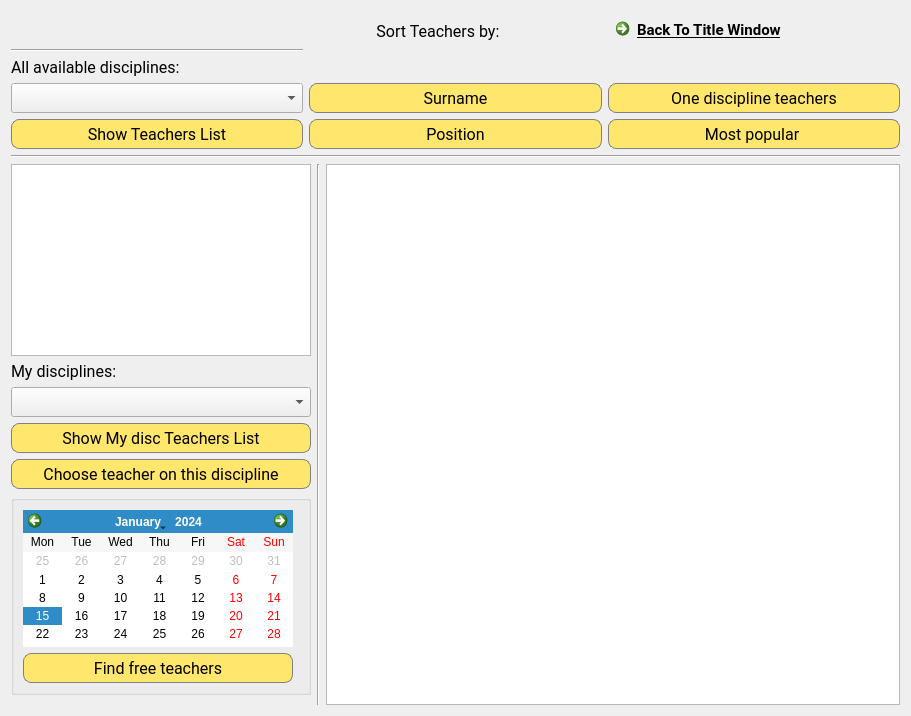
<?xml version="1.0" encoding="UTF-8"?>
<ui version="4.0">
 <class>StudentPage</class>
 <widget class="QDialog" name="StudentPage">
  <property name="geometry">
   <rect>
    <x>0</x>
    <y>0</y>
    <width>911</width>
    <height>716</height>
   </rect>
  </property>
  <property name="maximumSize">
   <size>
    <width>911</width>
    <height>716</height>
   </size>
  </property>
  <property name="windowTitle">
   <string>Dialog</string>
  </property>
  <property name="styleSheet">
   <string notr="true">StudentPage{
background-color:rgb(247, 255, 247);
}</string>
  </property>
  <layout class="QGridLayout" name="gridLayout">
   <item row="2" column="1" colspan="3">
    <widget class="Line" name="line">
     <property name="orientation">
      <enum>Qt::Horizontal</enum>
     </property>
    </widget>
   </item>
   <item row="3" column="1">
    <layout class="QVBoxLayout" name="verticalLayout_5">
     <property name="leftMargin">
      <number>0</number>
     </property>
     <property name="topMargin">
      <number>0</number>
     </property>
     <property name="rightMargin">
      <number>0</number>
     </property>
     <property name="bottomMargin">
      <number>0</number>
     </property>
     <item>
      <widget class="QTableWidget" name="tableWidget_Disciplines">
       <property name="sizePolicy">
        <sizepolicy hsizetype="Fixed" vsizetype="Fixed">
         <horstretch>0</horstretch>
         <verstretch>0</verstretch>
        </sizepolicy>
       </property>
       <property name="minimumSize">
        <size>
         <width>300</width>
         <height>0</height>
        </size>
       </property>
       <property name="font">
        <font>
         <family>Roboto</family>
         <pointsize>10</pointsize>
        </font>
       </property>
       <property name="toolTip">
        <string>Shows information about your disciplines and teachers</string>
       </property>
       <property name="locale">
        <locale language="English" country="UnitedStates"/>
       </property>
       <property name="frameShape">
        <enum>QFrame::StyledPanel</enum>
       </property>
       <property name="editTriggers">
        <set>QAbstractItemView::NoEditTriggers</set>
       </property>
       <property name="gridStyle">
        <enum>Qt::DashDotLine</enum>
       </property>
       <attribute name="horizontalHeaderDefaultSectionSize">
        <number>150</number>
       </attribute>
      </widget>
     </item>
     <item>
      <layout class="QVBoxLayout" name="verticalLayout_2">
       <item>
        <widget class="QLabel" name="label_3">
         <property name="font">
          <font>
           <family>Roboto</family>
           <pointsize>12</pointsize>
          </font>
         </property>
         <property name="text">
          <string>My disciplines:</string>
         </property>
        </widget>
       </item>
       <item>
        <widget class="QComboBox" name="comboBox_MyDisciplines">
         <property name="sizePolicy">
          <sizepolicy hsizetype="Fixed" vsizetype="Fixed">
           <horstretch>0</horstretch>
           <verstretch>0</verstretch>
          </sizepolicy>
         </property>
         <property name="minimumSize">
          <size>
           <width>300</width>
           <height>30</height>
          </size>
         </property>
         <property name="font">
          <font>
           <family>Roboto</family>
           <pointsize>12</pointsize>
          </font>
         </property>
         <property name="toolTip">
          <string>Your disciplines</string>
         </property>
         <property name="layoutDirection">
          <enum>Qt::LeftToRight</enum>
         </property>
        </widget>
       </item>
       <item>
        <widget class="QPushButton" name="pushButton_ShowMyDisTeachers">
         <property name="sizePolicy">
          <sizepolicy hsizetype="Fixed" vsizetype="Fixed">
           <horstretch>0</horstretch>
           <verstretch>0</verstretch>
          </sizepolicy>
         </property>
         <property name="minimumSize">
          <size>
           <width>300</width>
           <height>30</height>
          </size>
         </property>
         <property name="font">
          <font>
           <family>Roboto</family>
           <pointsize>12</pointsize>
          </font>
         </property>
         <property name="toolTip">
          <string>Shows all teachers who has chosen discipline</string>
         </property>
         <property name="styleSheet">
          <string notr="true">QPushButton{
border-radius: 8px;
background-color: rgb(255, 230, 109);
border: 1px solid gray; 
}

QPushButton:pressed{
background-color:qlineargradient(spread:pad, x1:0.484, y1:0, x2:0.505472, y2:1, stop:0 rgba(148, 132, 63, 255), stop:1 rgba(255, 230, 109, 255));
}</string>
         </property>
         <property name="text">
          <string>Show My disc Teachers List</string>
         </property>
        </widget>
       </item>
       <item>
        <widget class="QPushButton" name="pushButton_ChooseTeacher">
         <property name="sizePolicy">
          <sizepolicy hsizetype="Fixed" vsizetype="Fixed">
           <horstretch>0</horstretch>
           <verstretch>0</verstretch>
          </sizepolicy>
         </property>
         <property name="minimumSize">
          <size>
           <width>300</width>
           <height>30</height>
          </size>
         </property>
         <property name="font">
          <font>
           <family>Roboto</family>
           <pointsize>12</pointsize>
          </font>
         </property>
         <property name="toolTip">
          <string>Saves your chosen discipline teacher</string>
         </property>
         <property name="styleSheet">
          <string notr="true">QPushButton{
border-radius: 8px;
background-color: rgb(255, 230, 109);
border: 1px solid gray; 
}

QPushButton:pressed{
background-color:qlineargradient(spread:pad, x1:0.484, y1:0, x2:0.505472, y2:1, stop:0 rgba(148, 132, 63, 255), stop:1 rgba(255, 230, 109, 255));
}</string>
         </property>
         <property name="text">
          <string>Choose teacher on this discipline</string>
         </property>
        </widget>
       </item>
      </layout>
     </item>
     <item>
      <widget class="QGroupBox" name="groupBox">
       <property name="sizePolicy">
        <sizepolicy hsizetype="Fixed" vsizetype="Fixed">
         <horstretch>0</horstretch>
         <verstretch>0</verstretch>
        </sizepolicy>
       </property>
       <property name="minimumSize">
        <size>
         <width>300</width>
         <height>200</height>
        </size>
       </property>
       <property name="title">
        <string/>
       </property>
       <layout class="QVBoxLayout" name="verticalLayout_6">
        <item>
         <widget class="QCalendarWidget" name="calendarWidget">
          <property name="sizePolicy">
           <sizepolicy hsizetype="Fixed" vsizetype="Fixed">
            <horstretch>0</horstretch>
            <verstretch>0</verstretch>
           </sizepolicy>
          </property>
          <property name="minimumSize">
           <size>
            <width>270</width>
            <height>0</height>
           </size>
          </property>
          <property name="locale">
           <locale language="English" country="UnitedStates"/>
          </property>
          <property name="minimumDate">
           <date>
            <year>2018</year>
            <month>1</month>
            <day>1</day>
           </date>
          </property>
          <property name="maximumDate">
           <date>
            <year>2050</year>
            <month>12</month>
            <day>30</day>
           </date>
          </property>
          <property name="firstDayOfWeek">
           <enum>Qt::Monday</enum>
          </property>
          <property name="gridVisible">
           <bool>false</bool>
          </property>
          <property name="horizontalHeaderFormat">
           <enum>QCalendarWidget::ShortDayNames</enum>
          </property>
          <property name="verticalHeaderFormat">
           <enum>QCalendarWidget::NoVerticalHeader</enum>
          </property>
          <property name="navigationBarVisible">
           <bool>true</bool>
          </property>
          <property name="dateEditEnabled">
           <bool>false</bool>
          </property>
          <property name="dateEditAcceptDelay">
           <number>0</number>
          </property>
         </widget>
        </item>
        <item>
         <widget class="QPushButton" name="pushButton_FindFreeTeachersByDate">
          <property name="sizePolicy">
           <sizepolicy hsizetype="Fixed" vsizetype="Fixed">
            <horstretch>0</horstretch>
            <verstretch>0</verstretch>
           </sizepolicy>
          </property>
          <property name="minimumSize">
           <size>
            <width>270</width>
            <height>30</height>
           </size>
          </property>
          <property name="font">
           <font>
            <family>Roboto</family>
            <pointsize>12</pointsize>
           </font>
          </property>
          <property name="toolTip">
           <string>Finds all free teachers by chosen date</string>
          </property>
          <property name="styleSheet">
           <string notr="true">QPushButton{
border-radius: 8px;
background-color: rgb(255, 230, 109);
border: 1px solid gray; 
}

QPushButton:pressed{
background-color:qlineargradient(spread:pad, x1:0.484, y1:0, x2:0.505472, y2:1, stop:0 rgba(148, 132, 63, 255), stop:1 rgba(255, 230, 109, 255));
}</string>
          </property>
          <property name="locale">
           <locale language="English" country="UnitedStates"/>
          </property>
          <property name="text">
           <string>Find free teachers</string>
          </property>
         </widget>
        </item>
       </layout>
      </widget>
     </item>
     <item>
      <spacer name="verticalSpacer">
       <property name="orientation">
        <enum>Qt::Vertical</enum>
       </property>
       <property name="sizeHint" stdset="0">
        <size>
         <width>20</width>
         <height>328</height>
        </size>
       </property>
      </spacer>
     </item>
    </layout>
   </item>
   <item row="1" column="1" colspan="3">
    <layout class="QHBoxLayout" name="horizontalLayout">
     <item>
      <layout class="QVBoxLayout" name="verticalLayout">
       <item>
        <widget class="QLabel" name="label_Surname">
         <property name="sizePolicy">
          <sizepolicy hsizetype="Minimum" vsizetype="Fixed">
           <horstretch>0</horstretch>
           <verstretch>0</verstretch>
          </sizepolicy>
         </property>
         <property name="minimumSize">
          <size>
           <width>0</width>
           <height>32</height>
          </size>
         </property>
         <property name="font">
          <font>
           <family>Roboto</family>
           <pointsize>16</pointsize>
          </font>
         </property>
         <property name="text">
          <string/>
         </property>
        </widget>
       </item>
       <item>
        <widget class="Line" name="line_3">
         <property name="orientation">
          <enum>Qt::Horizontal</enum>
         </property>
        </widget>
       </item>
       <item>
        <widget class="QLabel" name="label_2">
         <property name="font">
          <font>
           <family>Roboto</family>
           <pointsize>12</pointsize>
          </font>
         </property>
         <property name="text">
          <string>All available disciplines:</string>
         </property>
        </widget>
       </item>
       <item>
        <widget class="QComboBox" name="comboBox_Disciplines">
         <property name="sizePolicy">
          <sizepolicy hsizetype="Minimum" vsizetype="Fixed">
           <horstretch>0</horstretch>
           <verstretch>0</verstretch>
          </sizepolicy>
         </property>
         <property name="minimumSize">
          <size>
           <width>0</width>
           <height>30</height>
          </size>
         </property>
         <property name="font">
          <font>
           <family>Roboto</family>
           <pointsize>12</pointsize>
          </font>
         </property>
         <property name="toolTip">
          <string>All disciplines</string>
         </property>
         <property name="layoutDirection">
          <enum>Qt::LeftToRight</enum>
         </property>
        </widget>
       </item>
       <item>
        <widget class="QPushButton" name="pushButton_ShowTeachers">
         <property name="minimumSize">
          <size>
           <width>0</width>
           <height>30</height>
          </size>
         </property>
         <property name="font">
          <font>
           <family>Roboto</family>
           <pointsize>12</pointsize>
          </font>
         </property>
         <property name="toolTip">
          <string>Shows all teachers who has chosen discipline</string>
         </property>
         <property name="styleSheet">
          <string notr="true">QPushButton{
border-radius: 8px;
background-color: rgb(255, 230, 109);
border: 1px solid gray; 
}

QPushButton:pressed{
background-color:qlineargradient(spread:pad, x1:0.484, y1:0, x2:0.505472, y2:1, stop:0 rgba(148, 132, 63, 255), stop:1 rgba(255, 230, 109, 255));
}</string>
         </property>
         <property name="text">
          <string>Show Teachers List</string>
         </property>
        </widget>
       </item>
      </layout>
     </item>
     <item>
      <layout class="QVBoxLayout" name="verticalLayout_3">
       <item>
        <widget class="QLabel" name="label">
         <property name="sizePolicy">
          <sizepolicy hsizetype="Minimum" vsizetype="Fixed">
           <horstretch>0</horstretch>
           <verstretch>0</verstretch>
          </sizepolicy>
         </property>
         <property name="minimumSize">
          <size>
           <width>0</width>
           <height>40</height>
          </size>
         </property>
         <property name="font">
          <font>
           <family>Roboto</family>
           <pointsize>12</pointsize>
          </font>
         </property>
         <property name="text">
          <string>                 Sort Teachers by:</string>
         </property>
        </widget>
       </item>
       <item>
        <widget class="QLabel" name="label_4">
         <property name="font">
          <font>
           <pointsize>12</pointsize>
          </font>
         </property>
         <property name="text">
          <string/>
         </property>
        </widget>
       </item>
       <item>
        <widget class="QPushButton" name="pushButton_SortSurname">
         <property name="sizePolicy">
          <sizepolicy hsizetype="Minimum" vsizetype="Fixed">
           <horstretch>0</horstretch>
           <verstretch>0</verstretch>
          </sizepolicy>
         </property>
         <property name="minimumSize">
          <size>
           <width>0</width>
           <height>30</height>
          </size>
         </property>
         <property name="font">
          <font>
           <family>Roboto</family>
           <pointsize>12</pointsize>
          </font>
         </property>
         <property name="toolTip">
          <string>Sorts all teachers by surname</string>
         </property>
         <property name="styleSheet">
          <string notr="true">QPushButton{
border-radius: 8px;
background-color: rgb(255, 230, 109);
border: 1px solid gray; 
}

QPushButton:pressed{
background-color:qlineargradient(spread:pad, x1:0.484, y1:0, x2:0.505472, y2:1, stop:0 rgba(148, 132, 63, 255), stop:1 rgba(255, 230, 109, 255));
}</string>
         </property>
         <property name="text">
          <string>Surname</string>
         </property>
        </widget>
       </item>
       <item>
        <widget class="QPushButton" name="pushButton_SortPosition">
         <property name="minimumSize">
          <size>
           <width>0</width>
           <height>30</height>
          </size>
         </property>
         <property name="font">
          <font>
           <family>Roboto</family>
           <pointsize>12</pointsize>
          </font>
         </property>
         <property name="toolTip">
          <string>Sorts all teachers by their position</string>
         </property>
         <property name="styleSheet">
          <string notr="true">QPushButton{
border-radius: 8px;
background-color: rgb(255, 230, 109);
border: 1px solid gray; 
}

QPushButton:pressed{
background-color:qlineargradient(spread:pad, x1:0.484, y1:0, x2:0.505472, y2:1, stop:0 rgba(148, 132, 63, 255), stop:1 rgba(255, 230, 109, 255));
}</string>
         </property>
         <property name="text">
          <string>Position</string>
         </property>
        </widget>
       </item>
      </layout>
     </item>
     <item>
      <layout class="QVBoxLayout" name="verticalLayout_4">
       <item>
        <widget class="QCommandLinkButton" name="commandLinkButton_BackLink">
         <property name="sizePolicy">
          <sizepolicy hsizetype="Preferred" vsizetype="Fixed">
           <horstretch>0</horstretch>
           <verstretch>0</verstretch>
          </sizepolicy>
         </property>
         <property name="minimumSize">
          <size>
           <width>0</width>
           <height>30</height>
          </size>
         </property>
         <property name="font">
          <font>
           <family>Roboto</family>
           <pointsize>11</pointsize>
           <underline>true</underline>
          </font>
         </property>
         <property name="toolTip">
          <string>Return to title window</string>
         </property>
         <property name="text">
          <string>Back To Title Window</string>
         </property>
        </widget>
       </item>
       <item>
        <widget class="QLabel" name="label_5">
         <property name="text">
          <string/>
         </property>
        </widget>
       </item>
       <item>
        <widget class="QPushButton" name="pushButton_Teacher1Disc">
         <property name="sizePolicy">
          <sizepolicy hsizetype="Minimum" vsizetype="Fixed">
           <horstretch>0</horstretch>
           <verstretch>0</verstretch>
          </sizepolicy>
         </property>
         <property name="minimumSize">
          <size>
           <width>0</width>
           <height>30</height>
          </size>
         </property>
         <property name="font">
          <font>
           <family>Roboto</family>
           <pointsize>12</pointsize>
          </font>
         </property>
         <property name="toolTip">
          <string>Finds  all teachers that have one discipline</string>
         </property>
         <property name="styleSheet">
          <string notr="true">QPushButton{
border-radius: 8px;
background-color: rgb(255, 230, 109);
border: 1px solid gray; 
}

QPushButton:pressed{
background-color:qlineargradient(spread:pad, x1:0.484, y1:0, x2:0.505472, y2:1, stop:0 rgba(148, 132, 63, 255), stop:1 rgba(255, 230, 109, 255));
}</string>
         </property>
         <property name="text">
          <string>One discipline teachers</string>
         </property>
        </widget>
       </item>
       <item>
        <widget class="QPushButton" name="pushButton_FindTheMostPopularTeacher">
         <property name="minimumSize">
          <size>
           <width>0</width>
           <height>30</height>
          </size>
         </property>
         <property name="font">
          <font>
           <family>Roboto</family>
           <pointsize>12</pointsize>
          </font>
         </property>
         <property name="toolTip">
          <string>Finds teacher with the most students in chosen discipline</string>
         </property>
         <property name="styleSheet">
          <string notr="true">QPushButton{
border-radius: 8px;
background-color: rgb(255, 230, 109);
border: 1px solid gray; 
}

QPushButton:pressed{
background-color:qlineargradient(spread:pad, x1:0.484, y1:0, x2:0.505472, y2:1, stop:0 rgba(148, 132, 63, 255), stop:1 rgba(255, 230, 109, 255));
}</string>
         </property>
         <property name="text">
          <string>Most popular </string>
         </property>
        </widget>
       </item>
      </layout>
     </item>
    </layout>
   </item>
   <item row="3" column="2">
    <widget class="Line" name="line_2">
     <property name="orientation">
      <enum>Qt::Vertical</enum>
     </property>
    </widget>
   </item>
   <item row="3" column="3">
    <widget class="QTableWidget" name="tableWidget_Info">
     <property name="minimumSize">
      <size>
       <width>550</width>
       <height>0</height>
      </size>
     </property>
     <property name="font">
      <font>
       <family>Roboto</family>
       <pointsize>10</pointsize>
      </font>
     </property>
     <property name="contextMenuPolicy">
      <enum>Qt::CustomContextMenu</enum>
     </property>
     <property name="acceptDrops">
      <bool>false</bool>
     </property>
     <property name="toolTip">
      <string>Shows information about teachers</string>
     </property>
     <property name="layoutDirection">
      <enum>Qt::LeftToRight</enum>
     </property>
     <property name="locale">
      <locale language="English" country="UnitedStates"/>
     </property>
     <property name="editTriggers">
      <set>QAbstractItemView::AnyKeyPressed|QAbstractItemView::EditKeyPressed</set>
     </property>
     <property name="textElideMode">
      <enum>Qt::ElideMiddle</enum>
     </property>
     <property name="gridStyle">
      <enum>Qt::DashLine</enum>
     </property>
     <attribute name="horizontalHeaderDefaultSectionSize">
      <number>170</number>
     </attribute>
    </widget>
   </item>
  </layout>
 </widget>
 <resources/>
 <connections/>
</ui>
